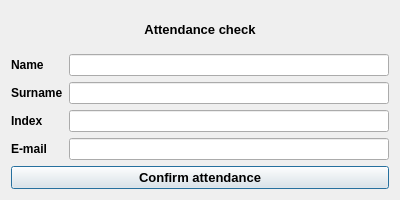
<?xml version="1.0" encoding="UTF-8"?>
<ui version="4.0">
 <class>Attendance</class>
 <widget class="QWidget" name="Attendance">
  <property name="geometry">
   <rect>
    <x>0</x>
    <y>0</y>
    <width>400</width>
    <height>200</height>
   </rect>
  </property>
  <property name="minimumSize">
   <size>
    <width>400</width>
    <height>200</height>
   </size>
  </property>
  <property name="windowTitle">
   <string>Attendance check</string>
  </property>
  <layout class="QGridLayout" name="gridLayout_2">
   <item row="0" column="0">
    <layout class="QGridLayout" name="gridLayout">
     <item row="3" column="0">
      <widget class="QPushButton" name="button_send">
       <property name="font">
        <font>
         <pointsize>10</pointsize>
         <weight>75</weight>
         <bold>true</bold>
        </font>
       </property>
       <property name="toolTip">
        <string>Send information about your presence</string>
       </property>
       <property name="text">
        <string>Confirm attendance</string>
       </property>
       <property name="default">
        <bool>true</bool>
       </property>
      </widget>
     </item>
     <item row="0" column="0">
      <widget class="QLabel" name="label_attendance">
       <property name="font">
        <font>
         <pointsize>10</pointsize>
         <weight>75</weight>
         <bold>true</bold>
        </font>
       </property>
       <property name="text">
        <string>Attendance check</string>
       </property>
       <property name="alignment">
        <set>Qt::AlignCenter</set>
       </property>
      </widget>
     </item>
     <item row="1" column="0">
      <layout class="QGridLayout" name="gridLayout_3">
       <item row="0" column="2">
        <widget class="QLineEdit" name="line_edit_name">
         <property name="toolTip">
          <string>Enetr your name</string>
         </property>
        </widget>
       </item>
       <item row="1" column="2">
        <widget class="QLineEdit" name="line_edit_surname">
         <property name="toolTip">
          <string>Enetr your surname</string>
         </property>
        </widget>
       </item>
       <item row="1" column="0">
        <widget class="QLabel" name="label_surname">
         <property name="font">
          <font>
           <weight>75</weight>
           <bold>true</bold>
          </font>
         </property>
         <property name="text">
          <string>Surname</string>
         </property>
        </widget>
       </item>
       <item row="3" column="0">
        <widget class="QLabel" name="label">
         <property name="font">
          <font>
           <weight>75</weight>
           <bold>true</bold>
          </font>
         </property>
         <property name="text">
          <string>E-mail</string>
         </property>
        </widget>
       </item>
       <item row="0" column="0">
        <widget class="QLabel" name="label_name">
         <property name="font">
          <font>
           <weight>75</weight>
           <bold>true</bold>
          </font>
         </property>
         <property name="text">
          <string>Name</string>
         </property>
        </widget>
       </item>
       <item row="2" column="0">
        <widget class="QLabel" name="label_index">
         <property name="font">
          <font>
           <weight>75</weight>
           <bold>true</bold>
          </font>
         </property>
         <property name="text">
          <string>Index</string>
         </property>
        </widget>
       </item>
       <item row="2" column="2">
        <widget class="QLineEdit" name="line_edit_index">
         <property name="toolTip">
          <string>Enetr your index</string>
         </property>
        </widget>
       </item>
       <item row="3" column="2">
        <widget class="QLineEdit" name="line_edit_email"/>
       </item>
      </layout>
     </item>
    </layout>
   </item>
  </layout>
 </widget>
 <resources/>
 <connections/>
</ui>
